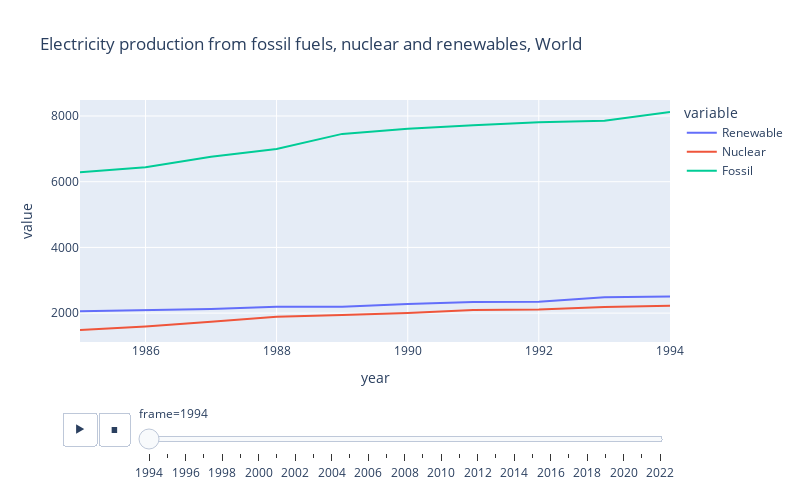

Notebook source saved alongside this figure:
### Markdown cell above
Current Animation Limitations and Caveats
Animations are designed to work well when each row of input is present across all animation frames, and when categorical values mapped to symbol, color and facet are constant across frames. Animations may be misleading or inconsistent if these constraints are not met.
Although Plotly Express supports animation for many chart and map types, smooth inter-frame transitions are today only possible for scatter and bar
Plotly Express will not automatically compute the union of all x/y/color ranges, so these must be specified manually to avoid scale jumps across frames

### Code cell
fig = px.line(df_animation, x="year", y=[ 'Renewable', 'Nuclear', 'Fossil',  ],
              height = 500, width = 800,
              animation_frame="frame",
              title = 'Electricity production from fossil fuels, nuclear and renewables, World')

fig.layout.updatemenus[0].buttons[0]['args'][1]['frame']['redraw'] = True
fig.show()

### Figure 1 — Plotly figure (JSON) as saved in the notebook; plotly's stock layout.template omitted (floating-point values rounded to 4 significant figures)
{"data": [{"hovertemplate": "variable=Renewable<br>frame=1994<br>year=%{x}<br>value=%{y}<extra></extra>", "legendgroup": "Renewable", "line": {"color": "#636efa", "dash": "solid"}, "marker": {"symbol": "circle"}, "mode": "lines", "name": "Renewable", "orientation": "v", "showlegend": true, "type": "scatter", "x": ["1985-01-01T00:00:00", "1986-01-01T00:00:00", "1987-01-01T00:00:00", "1988-01-01T00:00:00", "1989-01-01T00:00:00", "1990-01-01T00:00:00", "1991-01-01T00:00:00", "1992-01-01T00:00:00", "1993-01-01T00:00:00", "1994-01-01T00:00:00"], "xaxis": "x", "y": [2058.0, 2092.0, 2125.0, 2193.0, 2195.0, 2280.0, 2335.0, 2345.0, 2483.0, 2504.0], "yaxis": "y"}, {"hovertemplate": "variable=Nuclear<br>frame=1994<br>year=%{x}<br>value=%{y}<extra></extra>", "legendgroup": "Nuclear", "line": {"color": "#EF553B", "dash": "solid"}, "marker": {"symbol": "circle"}, "mode": "lines", "name": "Nuclear", "orientation": "v", "showlegend": true, "type": "scatter", "x": ["1985-01-01T00:00:00", "1986-01-01T00:00:00", "1987-01-01T00:00:00", "1988-01-01T00:00:00", "1989-01-01T00:00:00", "1990-01-01T00:00:00", "1991-01-01T00:00:00", "1992-01-01T00:00:00", "1993-01-01T00:00:00", "1994-01-01T00:00:00"], "xaxis": "x", "y": [1489.0, 1595.0, 1735.0, 1891.0, 1945.0, 2001.0, 2096.0, 2112.0, 2185.0, 2226.0], "yaxis": "y"}, {"hovertemplate": "variable=Fossil<br>frame=1994<br>year=%{x}<br>value=%{y}<extra></extra>", "legendgroup": "Fossil", "line": {"color": "#00cc96", "dash": "solid"}, "marker": {"symbol": "circle"}, "mode": "lines", "name": "Fossil", "orientation": "v", "showlegend": true, "type": "scatter", "x": ["1985-01-01T00:00:00", "1986-01-01T00:00:00", "1987-01-01T00:00:00", "1988-01-01T00:00:00", "1989-01-01T00:00:00", "1990-01-01T00:00:00", "1991-01-01T00:00:00", "1992-01-01T00:00:00", "1993-01-01T00:00:00", "1994-01-01T00:00:00"], "xaxis": "x", "y": [6285.0, 6440.0, 6758.0, 6998.0, 7456.0, 7615.0, 7723.0, 7808.0, 7859.0, 8119.0], "yaxis": "y"}], "layout": {"height": 500, "legend": {"title": {"text": "variable"}, "tracegroupgap": 0}, "sliders": [{"active": 0, "currentvalue": {"prefix": "frame="}, "len": 0.9, "pad": {"b": 10, "t": 60}, "steps": [{"args": [["1994"], {"frame": {"duration": 0, "redraw": false}, "fromcurrent": true, "mode": "immediate", "transition": {"duration": 0, "easing": "linear"}}], "label": "1994", "method": "animate"}, {"args": [["1995"], {"frame": {"duration": 0, "redraw": false}, "fromcurrent": true, "mode": "immediate", "transition": {"duration": 0, "easing": "linear"}}], "label": "1995", "method": "animate"}, {"args": [["1996"], {"frame": {"duration": 0, "redraw": false}, "fromcurrent": true, "mode": "immediate", "transition": {"duration": 0, "easing": "linear"}}], "label": "1996", "method": "animate"}, {"args": [["1997"], {"frame": {"duration": 0, "redraw": false}, "fromcurrent": true, "mode": "immediate", "transition": {"duration": 0, "easing": "linear"}}], "label": "1997", "method": "animate"}, {"args": [["1998"], {"frame": {"duration": 0, "redraw": false}, "fromcurrent": true, "mode": "immediate", "transition": {"duration": 0, "easing": "linear"}}], "label": "1998", "method": "animate"}, {"args": [["1999"], {"frame": {"duration": 0, "redraw": false}, "fromcurrent": true, "mode": "immediate", "transition": {"duration": 0, "easing": "linear"}}], "label": "1999", "method": "animate"}, {"args": [["2000"], {"frame": {"duration": 0, "redraw": false}, "fromcurrent": true, "mode": "immediate", "transition": {"duration": 0, "easing": "linear"}}], "label": "2000", "method": "animate"}, {"args": [["2001"], {"frame": {"duration": 0, "redraw": false}, "fromcurrent": true, "mode": "immediate", "transition": {"duration": 0, "easing": "linear"}}], "label": "2001", "method": "animate"}, {"args": [["2002"], {"frame": {"duration": 0, "redraw": false}, "fromcurrent": true, "mode": "immediate", "transition": {"duration": 0, "easing": "linear"}}], "label": "2002", "method": "animate"}, {"args": [["2003"], {"frame": {"duration": 0, "redraw": false}, "fromcurrent": true, "mode": "immediate", "transition": {"duration": 0, "easing": "linear"}}], "label": "2003", "method": "animate"}, {"args": [["2004"], {"frame": {"duration": 0, "redraw": false}, "fromcurrent": true, "mode": "immediate", "transition": {"duration": 0, "easing": "linear"}}], "label": "2004", "method": "animate"}, {"args": [["2005"], {"frame": {"duration": 0, "redraw": false}, "fromcurrent": true, "mode": "immediate", "transition": {"duration": 0, "easing": "linear"}}], "label": "2005", "method": "animate"}, {"args": [["2006"], {"frame": {"duration": 0, "redraw": false}, "fromcurrent": true, "mode": "immediate", "transition": {"duration": 0, "easing": "linear"}}], "label": "2006", "method": "animate"}, {"args": [["2007"], {"frame": {"duration": 0, "redraw": false}, "fromcurrent": true, "mode": "immediate", "transition": {"duration": 0, "easing": "linear"}}], "label": "2007", "method": "animate"}, {"args": [["2008"], {"frame": {"duration": 0, "redraw": false}, "fromcurrent": true, "mode": "immediate", "transition": {"duration": 0, "easing": "linear"}}], "label": "2008", "method": "animate"}, {"args": [["2009"], {"frame": {"duration": 0, "redraw": false}, "fromcurrent": true, "mode": "immediate", "transition": {"duration": 0, "easing": "linear"}}], "label": "2009", "method": "animate"}, {"args": [["2010"], {"frame": {"duration": 0, "redraw": false}, "fromcurrent": true, "mode": "immediate", "transition": {"duration": 0, "easing": "linear"}}], "label": "2010", "method": "animate"}, {"args": [["2011"], {"frame": {"duration": 0, "redraw": false}, "fromcurrent": true, "mode": "immediate", "transition": {"duration": 0, "easing": "linear"}}], "label": "2011", "method": "animate"}, {"args": [["2012"], {"frame": {"duration": 0, "redraw": false}, "fromcurrent": true, "mode": "immediate", "transition": {"duration": 0, "easing": "linear"}}], "label": "2012", "method": "animate"}, {"args": [["2013"], {"frame": {"duration": 0, "redraw": false}, "fromcurrent": true, "mode": "immediate", "transition": {"duration": 0, "easing": "linear"}}], "label": "2013", "method": "animate"}, {"args": [["2014"], {"frame": {"duration": 0, "redraw": false}, "fromcurrent": true, "mode": "immediate", "transition": {"duration": 0, "easing": "linear"}}], "label": "2014", "method": "animate"}, {"args": [["2015"], {"frame": {"duration": 0, "redraw": false}, "fromcurrent": true, "mode": "immediate", "transition": {"duration": 0, "easing": "linear"}}], "label": "2015", "method": "animate"}, {"args": [["2016"], {"frame": {"duration": 0, "redraw": false}, "fromcurrent": true, "mode": "immediate", "transition": {"duration": 0, "easing": "linear"}}], "label": "2016", "method": "animate"}, {"args": [["2017"], {"frame": {"duration": 0, "redraw": false}, "fromcurrent": true, "mode": "immediate", "transition": {"duration": 0, "easing": "linear"}}], "label": "2017", "method": "animate"}, {"args": [["2018"], {"frame": {"duration": 0, "redraw": false}, "fromcurrent": true, "mode": "immediate", "transition": {"duration": 0, "easing": "linear"}}], "label": "2018", "method": "animate"}, {"args": [["2019"], {"frame": {"duration": 0, "redraw": false}, "fromcurrent": true, "mode": "immediate", "transition": {"duration": 0, "easing": "linear"}}], "label": "2019", "method": "animate"}, {"args": [["2020"], {"frame": {"duration": 0, "redraw": false}, "fromcurrent": true, "mode": "immediate", "transition": {"duration": 0, "easing": "linear"}}], "label": "2020", "method": "animate"}, {"args": [["2021"], {"frame": {"duration": 0, "redraw": false}, "fromcurrent": true, "mode": "immediate", "transition": {"duration": 0, "easing": "linear"}}], "label": "2021", "method": "animate"}, {"args": [["2022"], {"frame": {"duration": 0, "redraw": false}, "fromcurrent": true, "mode": "immediate", "transition": {"duration": 0, "easing": "linear"}}], "label": "2022", "method": "animate"}], "x": 0.1, "xanchor": "left", "y": 0, "yanchor": "top"}], "title": {"text": "Electricity production from fossil fuels, nuclear and renewables, World"}, "updatemenus": [{"buttons": [{"args": [null, {"frame": {"duration": 500, "redraw": true}, "fromcurrent": true, "mode": "immediate", "transition": {"duration": 500, "easing": "linear"}}], "label": "&#9654;", "method": "animate"}, {"args": [[null], {"frame": {"duration": 0, "redraw": false}, "fromcurrent": true, "mode": "immediate", "transition": {"duration": 0, "easing": "linear"}}], "label": "&#9724;", "method": "animate"}], "direction": "left", "pad": {"r": 10, "t": 70}, "showactive": false, "type": "buttons", "x": 0.1, "xanchor": "right", "y": 0, "yanchor": "top"}], "width": 800, "xaxis": {"anchor": "y", "domain": [0, 1], "title": {"text": "year"}}, "yaxis": {"anchor": "x", "domain": [0, 1], "title": {"text": "value"}}}}
